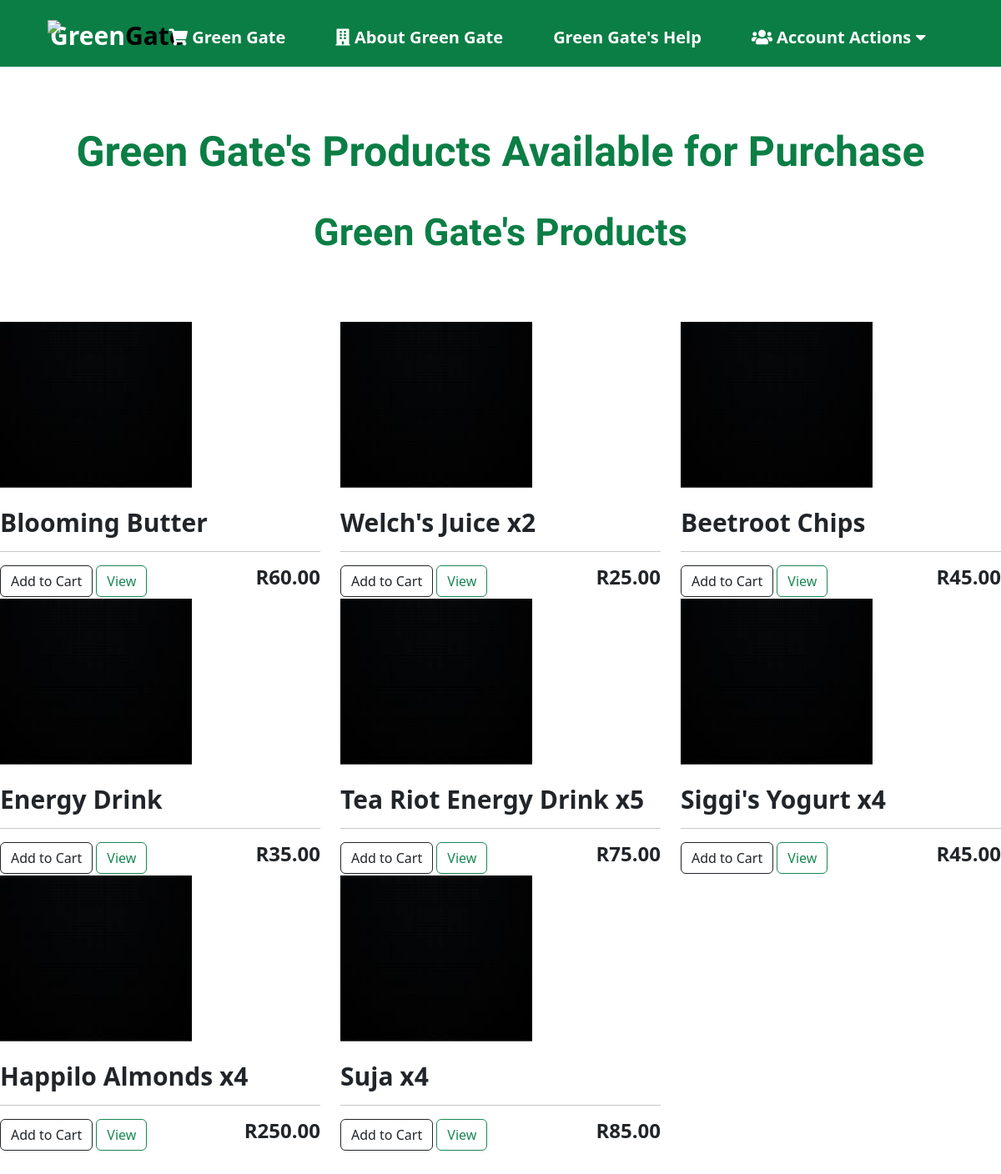
/store/, run on the app's committed database.
### green_gate/models.py (models this page shows, shortened)
class Product(models.Model):
	name = models.CharField(max_length=200)
	price = models.FloatField()
	digital = models.BooleanField(default=False,null=True, blank=True)
	image = models.ImageField(null=True, blank=True)

### green_gate/views.py (the view)
# urls.py: path('store/', views.StorePage, name='store'),
def StorePage(request):
    products = Product.objects.all()
    context = {'products':products}
    return render(request, 'store.html', context)

### templates/store.html (shortened to what this page needs)
<!DOCTYPE html>
<html lang="en" dir="ltr">
    <head>
        {% load static%}
        <link rel="stylesheet" href="{% static 'css/store400.css' %}">
        <link href="https://cdn.jsdelivr.net/npm/bootstrap@5.2.3/dist/css/bootstrap.min.css" rel="stylesheet">
        <link rel="stylesheet" href="https://cdnjs.cloudflare.com/ajax/libs/font-awesome/5.15.1/css/all.min.css"/>
    </head>
    <body>
    <div class="menu_bar">
        <h1 class="logo">Green<span>Gate</span><h2 class="logo2"><a href ={% url 'cart'%} "cart.html"><img src="{% static 'images/shopping-cart.png' %}"></a></h2></h1>
    <ul>
    <li class="active"><a href=""><i class="fa fa-shopping-cart" aria-hidden="true"></i> Green Gate</a></li>
    <li><a href={% url 'about2'%} "About2.html"><i class="fa fa-building" aria-hidden="true"></i> About Green Gate</a></li>
    <li><a href="#">Green Gate's Help</a></li>
    <li>
        <a href="#"><i class="fa fa-users" aria-hidden="true"></i> Account Actions <i class="fas fa-caret-down"></i></a>
    </li>
    </ul>
    </div>
</body>
<br><br><br>
<div class="headers">
  <center><h3>Green Gate's Products Available for Purchase</h3></center>
  <div class="content1">
    <center><h5>Green Gate's Products</h5></center>
    <br><br><br>
  <div class="row">
    {% for product in products %}
    <div class="col-lg-4">
    <img width="60%" height="60%" class="thumbnail" src="{% static 'placeholder.jpg' %}">
    <div class="box-element products">
      <br>
      <h2><strong>{{product.name}}</strong></h2>
      <hr>
      <button class="btn btn-outline-dark add-btn">Add to Cart</button>
      <a class="btn btn-outline-success" href="#">View</a>
      <h4 style="display: line-block; float: right"><strong>R{{product.price|floatformat:2}}</strong></h4>
      <br><br><br><br>
    </div>
  </div>
  {% endfor %}
</div>
</body>
</html>

### static/css/store400.css (style rules this page uses)
:root { --color1 : rgb(11, 126, 69); --color2 :#FFF ; --color3 :#FF66D8 ; --color4 :#000000; --color5 :rgb(4, 44, 4); }
* { padding: 0; margin: 0; box-sizing: border-box; }
body { font-family: sans-serif; }
.menu_bar { height: 80px; background: var(--color1); text-align: center; width: 100%; display: flex; justify-content: space-between; padding: 0 5%; }
.logo { margin-top: 25px; color: var(--color2); font-size: 30px; font-weight:700 ; }
.logo2 { margin-top: 10px; margin-left: -230px; }
.logo span { color: var(--color4); }
.menu_bar ul { display: flex; list-style: none; }
.menu_bar ul li { margin-top: 20px; padding: 10px 30px; position: relative; }
.menu_bar ul li a { font-size: 20px; font-weight: 600; text-decoration: none; color: var(--color2); transition: all 0.3s; }
.btn { border-radius: 0; }
.box-element h2 { font-size: 30px; font-weight: 800; }
.headers h3 { font-size: 50px; color: var(--color1); font-weight: 800; font-family: 'Phudu', cursive; }
.content1 h5 { font-size: 45px; color: var(--color1); font-weight: 800; margin-top: 40px; font-family: 'Phudu', cursive; }
h2 { font-size: 350px; font-weight: 800; }

### data on the page
Product: name "Blooming Butter", price "60.00"
Product: name "Welch's Juice x2", price "25.00"
Product: name "Beetroot Chips", price "45.00"
Product: name "Energy Drink", price "35.00"
Product: name "Tea Riot Energy Drink x5", price "75.00"
Product: name "Siggi's Yogurt x4", price "45.00"
Product: name "Happilo Almonds x4", price "250.00"
Product: name "Suja x4", price "85.00"
